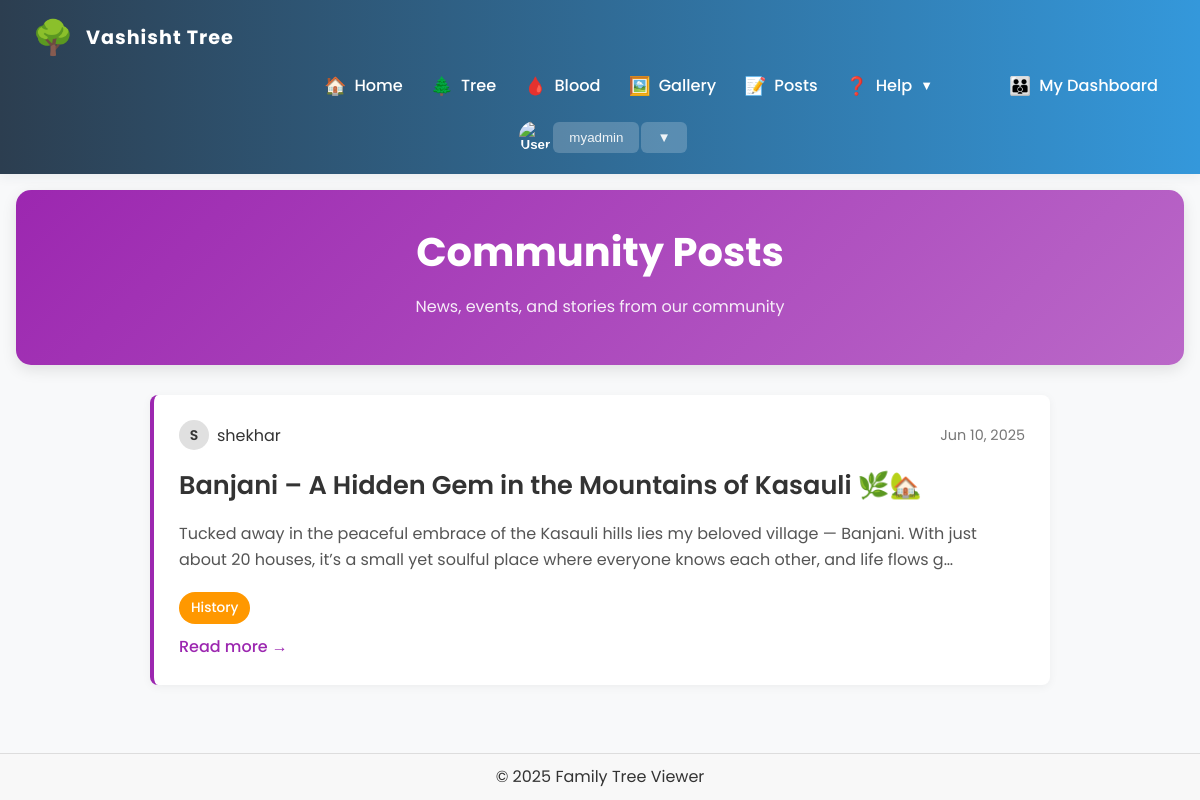
The page /posts/ (signed in) on the database its author committed.
### treeapp/models.py (models this page shows, shortened)
class UserProfile(models.Model):
    BLOOD_GROUP_CHOICES = [
        ('A+', 'A+'),
        ('A-', 'A-'),
        ('B+', 'B+'),
        ('B-', 'B-'),
        ('AB+', 'AB+'),
        ('AB-', 'AB-'),
        ('O+', 'O+'),
        ('O-', 'O-'),
    ]
    GENDER_CHOICES = [
        ('M', 'Male'),
        ('F', 'Female'),
        ('O', 'Other'),
    ]
    user = models.OneToOneField(User, on_delete=models.CASCADE)
    family_root = models.ForeignKey(FamilyMember, null=True, blank=True, on_delete=models.SET_NULL, related_name='root_for_users')
    last_child = models.ForeignKey(FamilyMember, null=True, blank=True, on_delete=models.SET_NULL, related_name='last_child_for_users')
    member_id = models.ForeignKey(FamilyMember, null=True, blank=True, on_delete=models.SET_NULL, related_name='member_id_for_users')
    name = models.CharField(max_length=100, blank=True, null=True)
    father_name = models.CharField(max_length=100, blank=True, null=True)
    phone = models.CharField(max_length=20, blank=True, null=True)
    plain_password = models.CharField(max_length=100, blank=True, null=True)
    email_verified = models.BooleanField(default=False)
    email_verification_token = models.CharField(max_length=100, blank=True, null=True)
    blood_group = models.CharField(max_length=3, choices=BLOOD_GROUP_CHOICES, blank=True, null=True)
    is_blood_donor = models.BooleanField(default=False)
    hide_from_donor_list = models.BooleanField(default=False)
    picture = models.ImageField(upload_to='profile_pictures/', null=True, blank=True)
    date_of_birth = models.DateField(null=True, blank=True)
    gender = models.CharField(max_length=1, choices=GENDER_CHOICES, blank=True, null=True)
    marital_status = models.CharField(max_length=20, choices=[('single', 'Single'), ('married', 'Married'), ('divorced', 'Divorced'), ('widowed', 'Widowed')], blank=True, null=True)
    anniversary_date = models.DateField(null=True, blank=True)
    is_suspended = models.BooleanField(default=False)

class Post(models.Model):
    CATEGORY_CHOICES = [
        ('news', 'News'),
        ('event', 'Event'),
        ('history', 'History'),
        ('other', 'Other'),
    ]
    title = models.CharField(max_length=200)
    content = models.TextField()
    category = models.CharField(max_length=10, choices=CATEGORY_CHOICES, default='other')
    created_at = models.DateTimeField(auto_now_add=True)
    updated_at = models.DateTimeField(auto_now=True)
    user = models.ForeignKey(User, on_delete=models.CASCADE)
    is_approved = models.BooleanField(default=False)
    image = models.ImageField(upload_to='post_images/', blank=True, null=True)

### treeapp/views.py (the view)
# urls.py: path('posts/', views.posts_view, name='posts'),
def posts_view(request):
    approved_posts = Post.objects.filter(is_approved=True).order_by('-created_at')
    return render(request, 'treeapp/posts.html', {'posts': approved_posts})

### treeapp/templates/treeapp/posts.html (shortened to what this page needs)
{% extends 'treeapp/base.html' %}
{% load static %}
{% block content %}
<div class="container">
    <div class="posts-header">
        <h1 class="posts-title">Community Posts</h1>
        <p class="posts-subtitle">News, events, and stories from our community</p>
    </div>
    {% if posts %}
        <div class="posts-list">
            {% for post in posts %}
                <div class="post-item">
                    <div class="post-meta">
                        <div class="post-author">
                            <div class="author-avatar">{{ post.user.username.0|upper }}</div>
                            <span>{{ post.user.username }}</span>
                        </div>
                        <span class="post-date">{{ post.created_at|date:"M d, Y" }}</span>
                    </div>
                    <h2 class="post-title">{{ post.title }}</h2>
                    <div class="post-content">
                        {{ post.content|truncatechars:200 }}
                    </div>
                    <span class="post-category {{ post.category }}">{{ post.get_category_display }}</span>
                    <div>
                        <a href="{% url 'view_post' post.id %}" class="post-link">Read more →</a>
                    </div>
                </div>
            {% endfor %}
        </div>
    {% else %}
        <div class="empty-state">
            <div class="empty-state-icon">📝</div>
            <h3>No Posts Yet</h3>
            <p>There are no posts available yet. Check back soon for news, events, and stories from our community.</p>
        </div>
    {% endif %}
</div>
{% endblock %}

### treeapp/templates/treeapp/base.html (shortened to what this page needs)
<!DOCTYPE html>
<html lang="en">
<head>
    {% load static %}
    <link rel="stylesheet" href="{% static 'treeapp/css/base.css' %}">
    <link rel="stylesheet" href="{% static 'treeapp/css/tree.css' %}">
    <link rel="stylesheet" href="{% static 'treeapp/css/mobile-fixes.css' %}">
    <link rel="stylesheet" href="{% static 'treeapp/css/modern-theme.css' %}">
    <link rel="stylesheet" href="{% static 'treeapp/css/style.css' %}">
</head>
<body>
    <div class="page-container">
        <nav class="navbar modern-navbar">
            <div class="navbar-brand">
                <a href="{% url 'index' %}" class="navbar-logo-link" style="font-size:2rem; text-decoration:none;">
                    <span class="navbar-logo-emoji" style="font-size:2.1rem;">🌳</span>
                    <span class="navbar-title">Vashisht Tree</span>
                </a>
            </div>
            <ul class="navbar-links" id="navbarLinks">
                <li><a href="{% url 'index' %}"><span class="nav-emoji">🏠</span> Home</a></li>
                <li><a href="{% url 'tree' %}?style=1"><span class="nav-emoji">🌲</span> Tree</a></li>
                <li><a href="{% url 'blood_bank' %}"><span class="nav-emoji">🩸</span> Blood</a></li>
                <li><a href="{% url 'gallery' %}"><span class="nav-emoji">🖼️</span> Gallery</a></li>
                <li><a href="{% url 'posts' %}"><span class="nav-emoji">📝</span> Posts</a></li>
                <li class="nav-item nav-help-dropdown">
                    <a href="#" class="nav-link nav-help-link">
                        <span class="nav-emoji">❓</span>
                        Help <span class="nav-caret">▼</span>
                    </a>
                </li>
                {% if user.is_authenticated %}
                    <li><a href="{% url 'user_dashboard' %}"><span class="nav-emoji">👪</span> My Dashboard</a></li>
                {% endif %}
            </ul>
            <div class="navbar-user">
                {% if user.is_authenticated %}
                    <div class="user-dropdown">
                        <button class="user-btn" id="userDropdownBtn">
                            <div class="sidebar-user-info">
                                <img src="{% if user.userprofile.picture %}{{ user.userprofile.picture.url }}{% else %}/static/default-avatar.png{% endif %}" alt="User" class="sidebar-user-avatar">
                                <span class="sidebar-user-name">{{ user.userprofile.name|default:user.username }}</span>
                                <span class="sidebar-user-caret">▼</span>
                            </div>
                        </button>
                    </div>
                {% else %}
                    <a href="{% url 'login' %}" class="btn-action btn-login">Login</a>
                    <a href="{% url 'register' %}" class="btn-action btn-register">Register</a>
                {% endif %}
            </div>
        </nav>
        <main class="main-content">
            {% block content %}{% endblock %}
        </main>
        <footer class="footer">
            &copy; 2025 Family Tree Viewer
        </footer>
    </div>
</body>
</html>

### treeapp/static/treeapp/css/base.css (style rules this page uses)
html, body { height: 100%; width: 100%; margin: 0; padding: 0; font-family: sans-serif; overflow-x: hidden; background: #fafdff; }
.page-container { display: flex; flex-direction: column; min-height: 100vh; }
.main-content { flex: 1; padding: 1rem; overflow: auto; }
.navbar { background: linear-gradient(to right, #34495e, #2c3e50); color: #fff; padding: 12px 20px; display: flex; justify-content: space-between; align-items: center; box-shadow: 0 2px 4px rgba(0,0,0,0.2); position: relative; z-index: 10; }
.footer { background-color: #f8f8f8; text-align: center; padding: 10px; border-top: 1px solid #ddd; }
@media (min-width: 769px) { .navbar { flex-direction: row; align-items: center; } }

### treeapp/static/treeapp/css/modern-theme.css (style rules this page uses)
:root { --primary-color: #6a11cb; --primary-gradient: linear-gradient(135deg, #6a11cb 0%, #2575fc 100%); --secondary-color: #9c27b0; --secondary-gradient: linear-gradient(135deg, #9c27b0, #ba68c8); --accent-color: #4a6bff; --accent-gradient: linear-gradient(135deg, #4a6bff, #6c5ce7); --text-color: #333; --text-light: #666; --background-color: #f8f9fa; --card-background: #ffffff; --border-color: #e0e0e0; --shadow-sm: 0 2px 5px rgba(0,0,0,0.05); --shadow-md: 0 5px 15px rgba(0,0,0,0.08); --shadow-lg: 0 10px 25px rgba(0,0,0,0.12); --radius-sm: 8px; --radius-md: 12px; --radius-lg: 20px; --spacing-xs: 5px; --spacing-sm: 10px; --spacing-md: 15px; --spacing-lg: 20px; --spacing-xl: 30px; }
body { font-family: 'Poppins', sans-serif; background-color: var(--background-color); color: var(--text-color); line-height: 1.6; }

### treeapp/templates/treeapp/posts.html (style rules this page uses)
.posts-header { background: linear-gradient(135deg, #9c27b0, #ba68c8); color: white; padding: 30px; border-radius: 15px; margin-bottom: 30px; text-align: center; box-shadow: 0 5px 15px rgba(0,0,0,0.1); }
.posts-title { margin: 0; font-size: 2.5rem; font-weight: 700; }
.posts-subtitle { margin-top: 10px; opacity: 0.9; }
.posts-list { display: flex; flex-direction: column; gap: 20px; max-width: 900px; margin: 0 auto; }
.post-item { background: white; border-radius: 8px; padding: 25px; box-shadow: 0 2px 10px rgba(0,0,0,0.05); border-left: 4px solid #9c27b0; transition: transform 0.2s ease, box-shadow 0.2s ease; }
.post-title { margin: 0 0 15px 0; font-size: 1.6rem; font-weight: 600; color: #333; }
.post-content { color: #555; line-height: 1.6; margin-bottom: 20px; }
.post-meta { display: flex; justify-content: space-between; align-items: center; flex-wrap: wrap; gap: 10px; margin-bottom: 15px; }
.post-author { display: flex; align-items: center; gap: 8px; }
.author-avatar { width: 30px; height: 30px; background: #e0e0e0; border-radius: 50%; display: flex; align-items: center; justify-content: center; font-size: 14px; font-weight: 600; }
.post-date { color: #777; font-size: 0.9rem; }
.post-category { display: inline-block; padding: 5px 12px; background: #9c27b0; color: white; border-radius: 20px; font-size: 0.85rem; font-weight: 500; }
.post-category.history { background: #ff9800; }
.post-link { display: inline-block; margin-top: 10px; color: #9c27b0; font-weight: 500; text-decoration: none; }
.navbar-user span { background: rgba(255, 255, 255, 0.2); color: white; padding: 6px 14px; border-radius: 4px; font-weight: 500; }

### rows shown on the page
Post: user.username.0 "S", user.username "shekhar", created_at "Jun 10, 2025", title "Banjani – A Hidden Gem in the Mountains of Kasauli 🌿🏡", content "Tucked away in the peaceful embrace of the Kasauli hills lies my beloved village — Banjani. With just about 20 houses, it’s a small yet soulful place where everyone knows each other, and life flows g…", category "History"

### other values the page prints
{{ user.userprofile.name|default:user.username }} "myadmin"
